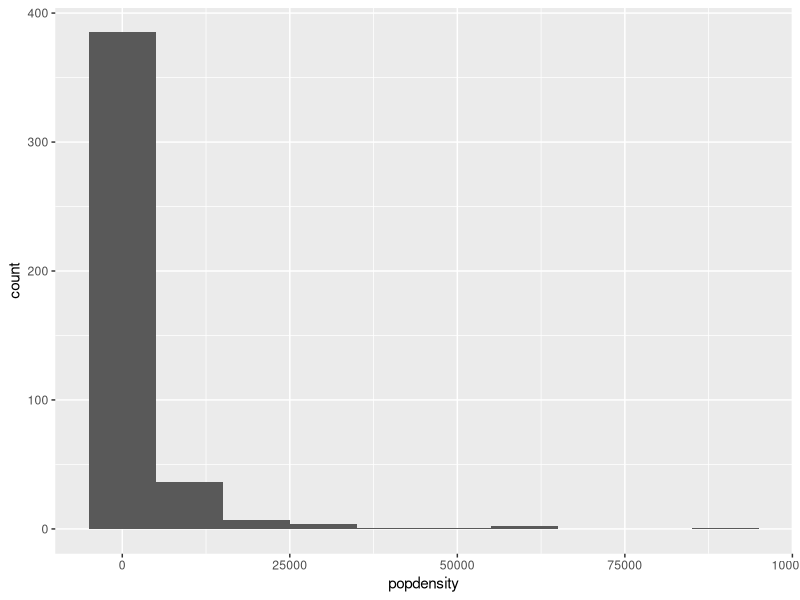
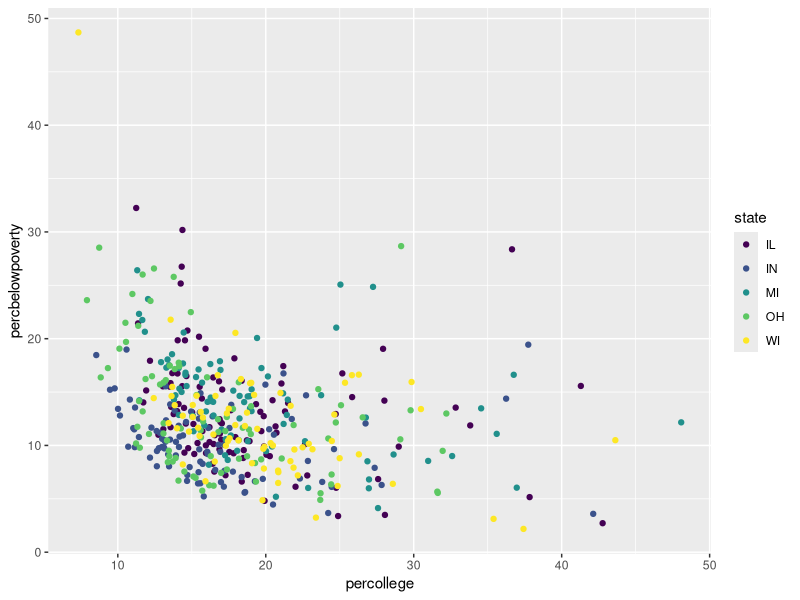

These figures' R source, in order:
## ---- chunk 1
#| label: load-packages
#| message: false

library(tidyverse)

library(viridis)
## ---- chunk 2
ggplot(data = midwest, mapping = aes(x = popdensity)) +
  geom_histogram(binwidth = 10000)
## ---- chunk 3
ggplot(data = midwest, mapping = aes(x = percollege, y = percbelowpoverty, color = state)) +  
     geom_point() +
        scale_color_viridis_d()
